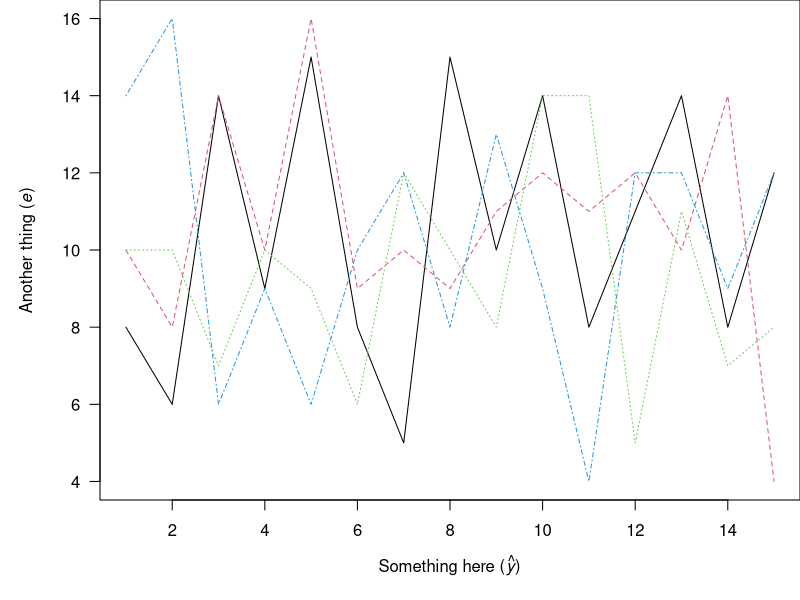

Write the R code that produced this figure.
## ---- chunk 1
options(width = 100)
knitr::opts_chunk$set(message = FALSE)

## for nice tables
library(kableExtra)
## ---- chunk 2
## create some fake data
tbl_ex <- data.frame(model = seq(10),
                     k = sample(seq(3), 10, replace = TRUE),
                     deltaAIC = c(0, round(runif(9, 1, 10), 1)))
## print table
knitr::kable(tbl_ex,
             caption = "This is a basic table caption.",
             format = "latex",
             booktabs = TRUE,
             col.names = c("Model ID",
                           "$k$",
                           "$\\Delta$AIC"),
             escape = FALSE,
             row.names = FALSE,
             align = "ccr") %>%
  kable_styling(position = "center", font_size = 10)
## ---- chunk 3
## an ugly plot
par(mai = c(1, 1, 0, 0))
matplot(matrix(rpois(60, 10), 15, 4), las = 1, type = "l",
        xlab = expression(paste("Something here (",hat(italic(y)),")")),
        ylab = expression(paste("Another thing (",italic(e),")")))
